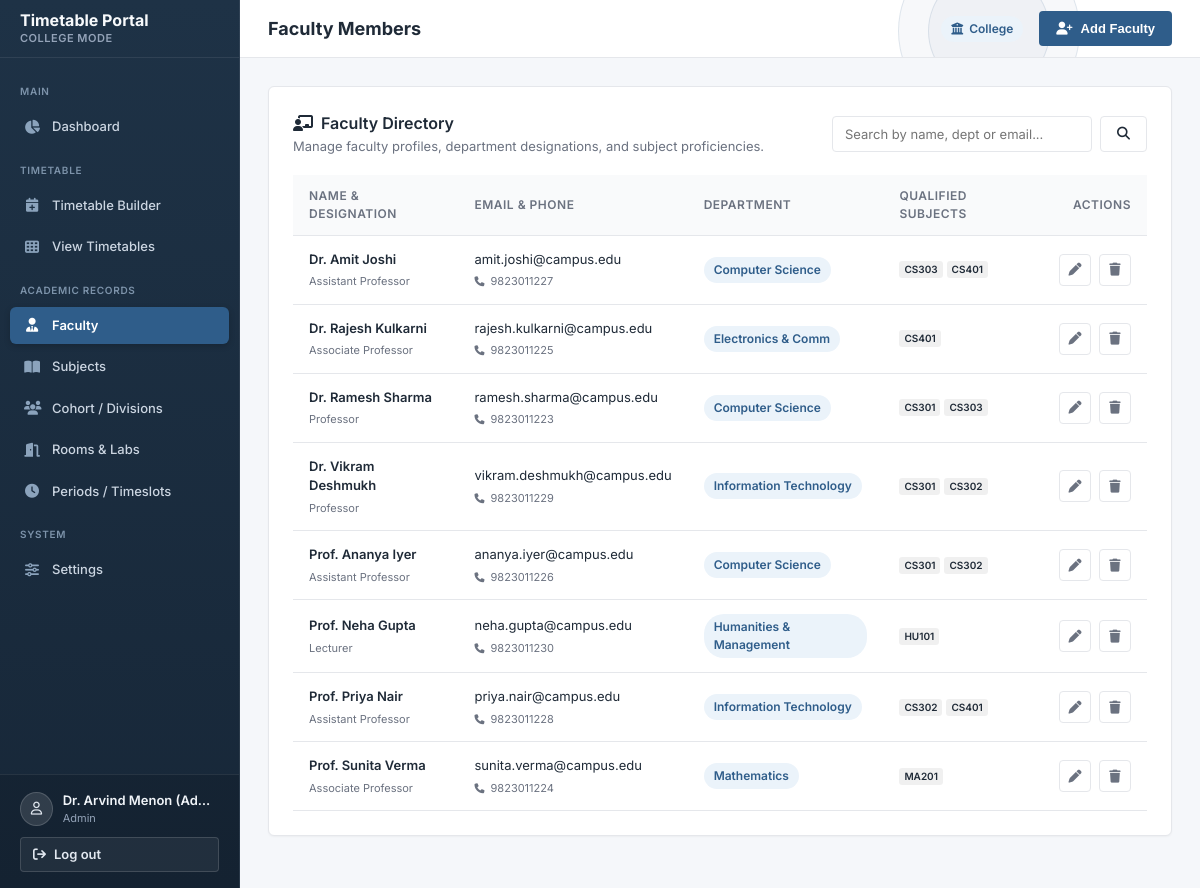
The page /faculty (signed in) on the database its author committed.
### tables this page shows
CREATE TABLE settings (
    key TEXT PRIMARY KEY,
    value TEXT NOT NULL
);

CREATE TABLE users (
    id INTEGER PRIMARY KEY AUTOINCREMENT,
    name TEXT NOT NULL,
    email TEXT UNIQUE NOT NULL,
    password_hash TEXT NOT NULL,
    role TEXT NOT NULL CHECK(role IN ('admin', 'faculty'))
);

CREATE TABLE faculty (
    id INTEGER PRIMARY KEY AUTOINCREMENT,
    user_id INTEGER UNIQUE NOT NULL,
    department TEXT NOT NULL,
    designation TEXT NOT NULL,
    phone TEXT,
    FOREIGN KEY (user_id) REFERENCES users(id) ON DELETE CASCADE
);

CREATE TABLE subjects (
    id INTEGER PRIMARY KEY AUTOINCREMENT,
    name TEXT NOT NULL,
    code TEXT UNIQUE NOT NULL
);

### app.py (the view)
@app.route("/faculty")
@login_required(role="admin")
def faculty_list():
    search_query = request.args.get("q", "").strip()
    cur = g.db.cursor()
    if search_query:
        param = f"%{search_query}%"
        cur.execute(
            """
            SELECT f.id, f.department, f.designation, f.phone, u.name, u.email
            FROM faculty f
            JOIN users u ON f.user_id = u.id
            WHERE u.name LIKE ? OR u.email LIKE ? OR f.department LIKE ?
            ORDER BY u.name ASC
            """,
            (param, param, param)
        )
    else:
        cur.execute(
            """
            SELECT f.id, f.department, f.designation, f.phone, u.name, u.email
            FROM faculty f
            JOIN users u ON f.user_id = u.id
            ORDER BY u.name ASC
            """
        )
    faculty_rows = cur.fetchall()
    faculty_data = []
    for fac in faculty_rows:
        cur.execute(
            """
            SELECT s.id, s.name, s.code
            FROM subjects s
            JOIN faculty_subjects fs ON s.id = fs.subject_id
            WHERE fs.faculty_id = ?
            ORDER BY s.code ASC
            """,
            (fac["id"],)
        )
        assigned_subjects = cur.fetchall()
        faculty_data.append({
            "faculty": fac,
            "subjects": assigned_subjects
        })
    cur.execute("SELECT * FROM subjects ORDER BY code ASC")
    all_subjects = cur.fetchall()
    return render_template(
        "faculty.html",
        faculty_data=faculty_data,
        all_subjects=all_subjects,
        search_query=search_query
    )

### app.py (called while the page is built)
@app.before_request
def setup_db():
    global _pg_initialized
    if is_postgres():
        if not _pg_initialized:
            init_db()
            _pg_initialized = True
    elif not os.path.exists(get_db_path()):
        init_db()
    g.db = get_db()

@app.context_processor
def inject_globals():
    institution_type = "college"
    if hasattr(g, "db"):
        cur = g.db.cursor()
        cur.execute("SELECT value FROM settings WHERE key = 'institution_type'")
        row = cur.fetchone()
        if row:
            institution_type = row["value"]
    group_label = "Class / Section" if institution_type == "school" else "Cohort / Division"
    group_placeholder = "e.g. 8-A or 10-B" if institution_type == "school" else "e.g. BCA Sem 3 A or CSE Sem 5"
    return {
        "current_user": session.get("user"),
        "institution_type": institution_type,
        "group_label": group_label,
        "group_placeholder": group_placeholder,
        "days_of_week": DAYS_OF_WEEK
    }

def login_required(role=None):
    def decorator(f):
        @wraps(f)
        def decorated_function(*args, **kwargs):
            user = session.get("user")
            if not user:
                flash("Please log in to access this page.", "danger")
                return redirect(url_for("login"))
            if role and user.get("role") != role:
                flash("Unauthorized access. You do not have permission for that page.", "danger")
                if user.get("role") == "faculty":
                    return redirect(url_for("my_timetable"))
                return redirect(url_for("dashboard"))
            return f(*args, **kwargs)
        return decorated_function
    return decorator

### database.py (called while the page is built, shortened)
def get_database_url():
    url = os.environ.get("DATABASE_URL", "").strip()
    if url.startswith("postgres://"):
        url = "postgresql://" + url[len("postgres://"):]
    return url

def is_postgres():
    return bool(get_database_url())

def is_vercel_env():
    return bool(os.environ.get("VERCEL") or os.environ.get("VERCEL_ENV"))

def get_db_path():
    if is_vercel_env():
        tmp_db = "/tmp/timetable.db"
        if not os.path.exists(tmp_db) and os.path.exists(BUNDLED_DB):
            shutil.copyfile(BUNDLED_DB, tmp_db)
        return tmp_db
    return BUNDLED_DB

def get_db():
    db_url = get_database_url()
    db_path = get_db_path()
    conn = sqlite3.connect(db_path)
    conn.row_factory = sqlite3.Row
    conn.execute("PRAGMA foreign_keys = ON;")
    return conn

### templates/faculty.html (shortened to what this page needs)
{% extends "base.html" %}
{% block header_title %}Faculty Members{% endblock %}
{% block header_actions %}
<button class="btn btn-primary" onclick="openModal('addFacultyModal')">
  <i class="fa-solid fa-user-plus"></i>
  <span>Add Faculty</span>
</button>
{% endblock %}
{% block content %}
<div class="card">
  <div class="card-header" style="flex-wrap: wrap; gap: 12px;">
    <div>
      <h2 class="card-title">
        <i class="fa-solid fa-chalkboard-user"></i>
        <span>Faculty Directory</span>
      </h2>
      <p class="card-subtitle">Manage faculty profiles, department designations, and subject proficiencies.</p>
    </div>
    <form method="GET" action="{{ url_for('faculty_list') }}" style="display: flex; gap: 8px;">
      <input type="text" name="q" value="{{ search_query }}" class="form-control" placeholder="Search by name, dept or email..." style="width: 260px;">
      <button type="submit" class="btn btn-outline">
        <i class="fa-solid fa-magnifying-glass"></i>
      </button>
    </form>
  </div>
  {% if faculty_data %}
    <div class="table-responsive">
      <table class="data-table">
        <thead>
          <tr>
            <th>Name & Designation</th>
            <th>Email & Phone</th>
            <th>Department</th>
            <th>Qualified Subjects</th>
            <th style="text-align: right;">Actions</th>
          </tr>
        </thead>
        <tbody>
          {% for item in faculty_data %}
            {% set fac = item.faculty %}
            {% set subjects = item.subjects %}
            <tr>
              <td>
                <div style="font-weight: 600; color: var(--text);">{{ fac.name }}</div>
                <div class="form-helper">{{ fac.designation }}</div>
              </td>
              <td>
                <div>{{ fac.email }}</div>
                <div class="form-helper">
                  <i class="fa-solid fa-phone" style="font-size: 10px; margin-right: 3px;"></i>
                  {{ fac.phone or 'N/A' }}
                </div>
              </td>
              <td>
                <span class="badge-tag">{{ fac.department }}</span>
              </td>
              <td>
                {% if subjects %}
                  <div style="display: flex; flex-wrap: wrap; gap: 4px;">
                    {% for s in subjects %}
                      <span class="slot-code" title="{{ s.name }}">{{ s.code }}</span>
                    {% endfor %}
                  </div>
                {% else %}
                  <span class="form-helper">No subjects assigned</span>
                {% endif %}
              </td>
              <td style="text-align: right;">
                <div class="table-actions" style="justify-content: flex-end;">
                  <button class="btn-icon" title="Edit Faculty" onclick="openEditFacultyModal(
                    '{{ fac.id }}',
                    '{{ fac.name|escape }}',
                    '{{ fac.email|escape }}',
                    '{{ fac.department|escape }}',
                    '{{ fac.designation|escape }}',
                    '{{ fac.phone or '' }}',
                    [{% for s in subjects %}'{{ s.id }}',{% endfor %}]
                  )">
                    <i class="fa-solid fa-pen"></i>
                  </button>
                  <form method="POST" action="{{ url_for('faculty_delete', faculty_id=fac.id) }}" class="confirm-delete" data-confirm-message="Are you sure you want to delete {{ fac.name }}? All their scheduled classes will also be removed.">
                    <button type="submit" class="btn-icon delete" title="Delete Faculty">
                      <i class="fa-solid fa-trash"></i>
                    </button>
                  </form>
                </div>
              </td>
            </tr>
          {% endfor %}
        </tbody>
      </table>
    </div>
  {% endif %}
</div>
{% endblock %}

### templates/base.html (shortened to what this page needs)
<!DOCTYPE html>
<html lang="en">
<head>
  <link rel="stylesheet" href="https://cdnjs.cloudflare.com/ajax/libs/font-awesome/6.5.1/css/all.min.css">
  <link rel="stylesheet" href="{{ url_for('static', filename='css/style.css') }}">
</head>
<body>
  <div class="app-layout">
    <aside class="sidebar" id="sidebar">
      <div class="sidebar-header">
        <div>
          <div class="sidebar-title">Timetable Portal</div>
          <div class="sidebar-sub">{{ institution_type|capitalize }} Mode</div>
        </div>
      </div>
      <nav class="sidebar-nav">
        {% if current_user and current_user.role == 'admin' %}
          <div class="nav-section-title">Main</div>
          <a href="{{ url_for('dashboard') }}" class="nav-link {% if request.path == url_for('dashboard') %}active{% endif %}">
            <i class="fa-solid fa-chart-pie"></i>
            <span>Dashboard</span>
          </a>
          <div class="nav-section-title">Timetable</div>
          <a href="{{ url_for('timetable_builder') }}" class="nav-link {% if request.path.startswith('/timetable/builder') %}active{% endif %}">
            <i class="fa-solid fa-calendar-plus"></i>
            <span>Timetable Builder</span>
          </a>
          <a href="{{ url_for('timetable_view') }}" class="nav-link {% if request.path.startswith('/timetable/view') %}active{% endif %}">
            <i class="fa-solid fa-table-cells"></i>
            <span>View Timetables</span>
          </a>
          <div class="nav-section-title">Academic Records</div>
          <a href="{{ url_for('faculty_list') }}" class="nav-link {% if request.path.startswith('/faculty') %}active{% endif %}">
            <i class="fa-solid fa-user-tie"></i>
            <span>Faculty</span>
          </a>
          <a href="{{ url_for('subjects_list') }}" class="nav-link {% if request.path.startswith('/subjects') %}active{% endif %}">
            <i class="fa-solid fa-book-open"></i>
            <span>Subjects</span>
          </a>
          <a href="{{ url_for('groups_list') }}" class="nav-link {% if request.path.startswith('/groups') %}active{% endif %}">
            <i class="fa-solid fa-users"></i>
            <span>{{ group_label }}s</span>
          </a>
          <a href="{{ url_for('rooms_list') }}" class="nav-link {% if request.path.startswith('/rooms') %}active{% endif %}">
            <i class="fa-solid fa-door-open"></i>
            <span>Rooms & Labs</span>
          </a>
          <a href="{{ url_for('timeslots_list') }}" class="nav-link {% if request.path.startswith('/timeslots') %}active{% endif %}">
            <i class="fa-solid fa-clock"></i>
            <span>Periods / Timeslots</span>
          </a>
          <div class="nav-section-title">System</div>
          <a href="{{ url_for('settings') }}" class="nav-link {% if request.path.startswith('/settings') %}active{% endif %}">
            <i class="fa-solid fa-sliders"></i>
            <span>Settings</span>
          </a>
        {% endif %}
      </nav>
      <div class="sidebar-footer">
        <div class="user-badge">
          <div class="user-avatar">
            <i class="fa-regular fa-user"></i>
          </div>
          <div class="user-info">
            <span class="user-name" title="{{ current_user.name }}">{{ current_user.name }}</span>
            <span class="user-role">{{ current_user.role }}</span>
          </div>
        </div>
        <a href="{{ url_for('logout') }}" class="btn btn-outline" style="width: 100%; justify-content: flex-start; padding: 7px 12px;">
          <i class="fa-solid fa-arrow-right-from-bracket"></i>
          <span>Log out</span>
        </a>
      </div>
    </aside>
    <div class="main-wrapper">
      <header class="topbar">
        <div class="topbar-left">
          <h1 class="page-title">{% block header_title %}Dashboard{% endblock %}</h1>
        </div>
        <div class="topbar-right">
          <span class="badge-tag">
            <i class="fa-solid fa-building-columns"></i>
            <span>{{ institution_type|capitalize }}</span>
          </span>
          {% block header_actions %}{% endblock %}
        </div>
      </header>
      <main class="content-area">
        {% block content %}{% endblock %}
      </main>
    </div>
  </div>
</body>
</html>

### rows shown on the page
settings: value "COLLEGE", value "College"
users: name "Dr. Amit Joshi", email "amit.joshi@campus.edu"
faculty: designation "Assistant Professor", phone "9823011227", department "Computer Science"
subjects: code "CS303"
subjects: code "CS401"
users: name "Dr. Rajesh Kulkarni", email "rajesh.kulkarni@campus.edu"
faculty: designation "Associate Professor", phone "9823011225", department "Electronics & Comm"
users: name "Dr. Ramesh Sharma", email "ramesh.sharma@campus.edu"
faculty: designation "Professor", phone "9823011223", department "Computer Science"
subjects: code "CS301"
users: name "Dr. Vikram Deshmukh", email "vikram.deshmukh@campus.edu"
faculty: designation "Professor", phone "9823011229", department "Information Technology"
subjects: code "CS302"
users: name "Prof. Ananya Iyer", email "ananya.iyer@campus.edu"
faculty: designation "Assistant Professor", phone "9823011226", department "Computer Science"
users: name "Prof. Neha Gupta", email "neha.gupta@campus.edu"
faculty: designation "Lecturer", phone "9823011230", department "Humanities & Management"
subjects: code "HU101"
users: name "Prof. Priya Nair", email "priya.nair@campus.edu"
faculty: designation "Assistant Professor", phone "9823011228", department "Information Technology"
users: name "Prof. Sunita Verma", email "sunita.verma@campus.edu"
faculty: designation "Associate Professor", phone "9823011224", department "Mathematics"
subjects: code "MA201"

### other values the page prints
{{ group_label }} "Cohort / Division"
{{ current_user.name }} "Dr. Arvind Menon (Ad…"
{{ current_user.role }} "Admin"
